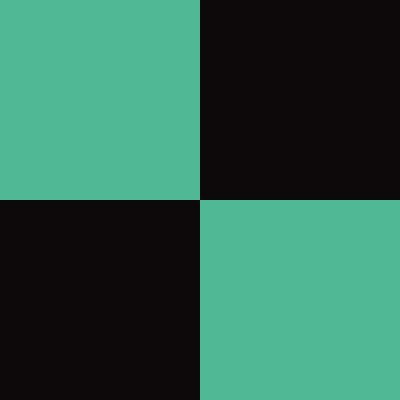
Frame 1 (no input)
Frame 60 (no input): identical to frame 1, image omitted
Frame 120 (the mouse pressed at the canvas centre since frame 60): identical to frame 1, image omitted

The p5.js sketch that drew this single still picture (run headless with seeded random() and noise() and a simulated clock; from frame 60 on, the mouse is pressed at the canvas centre):

// p5.js sketch
// ── sketch.js
function setup() {
  createCanvas(400, 400);
}

function draw() {
  background(13, 9, 10);

  noStroke();
  fill(81, 184, 150);

  rect(0, 0, 200, 200);
  rect(200, 200, 200, 200);
}
